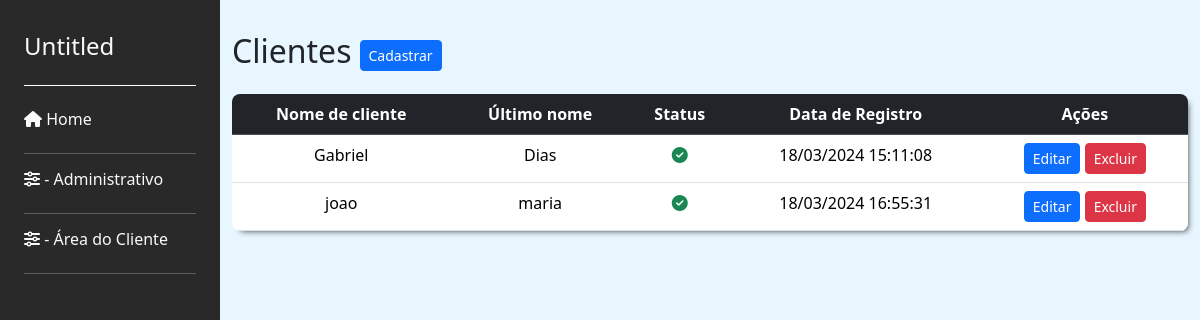
Page /user/listar_clientes/ on the earlier database version.
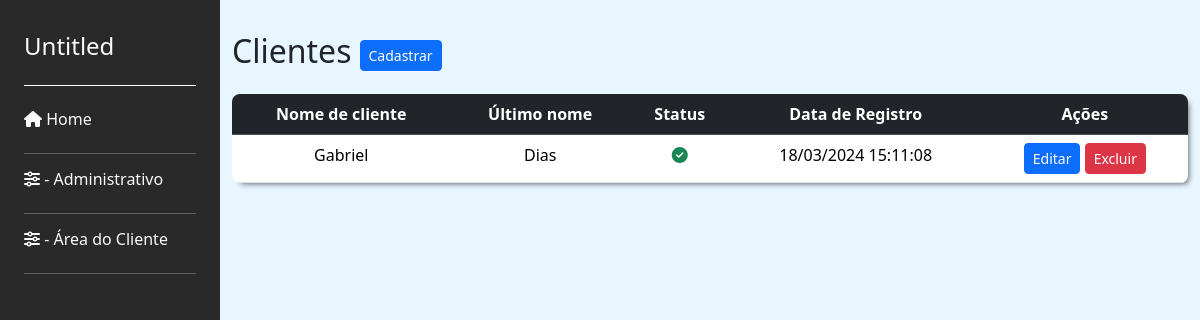
Same page on the later database version.
### user/models.py (models this page shows, shortened)
class Cliente(models.Model):
    user = models.OneToOneField(User, on_delete=models.CASCADE)
    rg = models.CharField(max_length=20, blank=True, null=True)
    cpf = models.CharField(max_length=14, blank=True, null=True)
    telefone = models.CharField(max_length=15, blank=True, null=True)
    data_nascimento = models.DateField(null=False)
    GENERO_CHOICES = (
        ('M', 'Masculino'),
        ('F', 'Feminino'),
        ('O', 'Outro')
    )
    genero = models.CharField(max_length=1, choices=GENERO_CHOICES)
    update_at = models.DateTimeField(auto_now=True)
    created_at = models.DateTimeField(auto_now_add=True)

### user/views.py (the view)
# urls.py: path('listar_clientes/', listar_clientes, name='listar_clientes'),
def listar_clientes(request):
    clientes = Cliente.objects.all()
    return render(request, 'cliente/listar_clientes.html', {'clientes': clientes, **sidebar(request)})  # noqa

### trip/views.py (called while the page is built)
def sidebar(request):
    is_adm = request.user.groups.filter(name='ADM').exists()
    is_cliente = request.user.groups.filter(name='Cliente').exists()
    return {'is_adm': is_adm, 'is_cliente': is_cliente}

### user/templates/cliente/listar_clientes.html (shortened to what this page needs)
{% extends 'base.html' %}
{% block content %}
<div class="main-content" id="mainContent">
  <div class="d-flex align-items-center">
    <h2 class="me-2">Clientes</h2>
    <a href="{% url 'user:cadastrar_cliente' %}">
      <button class="btn btn-sm btn-primary">Cadastrar</button>
    </a>
  </div>
  <div class="table-container mt-3">
    <table class="table  text-center" style="margin-bottom: 0;">
      <thead class="table-dark">
        <tr>
          <th>Nome de cliente</th>
          <th>Último nome</th>
          <th>Status</th>
          <th>Data de Registro</th>
          <th>Ações</th>
        </tr>
      </thead>
      <tbody>
        {% for cliente in clientes %}
          <tr>
            <td>{{ cliente.user.first_name }}</td>
            <td>{{ cliente.user.last_name }}</td>
            <td>
              {% if cliente.user.is_active %}
                <i class="fa-solid fa-circle-check text-success"></i>
              {% else %}
                <i class="fa-solid fa-circle-xmark text-danger"></i>
              {% endif %}
            </td>
            <td>{{ cliente.user.date_joined|date:"d/m/Y H:i:s" }}</td>
            <td>
              <button type="button" class="btn btn-sm btn-primary" data-bs-toggle="modal" data-bs-target="#editModal{{ cliente.id }}">
                Editar
              </button>
              <button type="button" class="btn btn-sm btn-danger" data-bs-toggle="modal" data-bs-target="#deleteModal{{ cliente.id }}">
                Excluir
              </button>
            </td>
          </tr>
        {% endfor %}
      </tbody>
    </table>
  </div>
</div>
{% endblock content %}

### base_templates/base.html (shortened to what this page needs)
<!DOCTYPE html>
<html lang="pt-BR">
<head>
    {% include "partials/head.html" %}
</head>
<body>
    <div class="d-flex page-background">
        <div>
            {% include "partials/sidebar.html" %}
        </div>
        <div class="container ml-2 pt-4">
            {% block content %}{% endblock content %}
        </div>
    </div>
</body>
</html>

### base_templates/partials/head.html (shortened to what this page needs)
{% load static %}
<head>
    <link rel="stylesheet" href="{% static 'css/styles.css' %}">
    <link href="https://cdn.jsdelivr.net/npm/bootstrap@5.3.3/dist/css/bootstrap.min.css" rel="stylesheet">
    <link rel="stylesheet" href="https://cdnjs.cloudflare.com/ajax/libs/bootstrap-datepicker/1.9.0/css/bootstrap-datepicker.min.css">
</head>

### base_templates/partials/sidebar.html (shortened to what this page needs)
<div class="sidebar p-4" id="sidebar">
    <div class="logo-container d-flex pt-2 pb-3 mb-4">
        <h4 class="text-light">
            Untitled
        </h4>
    </div>
    <div>
        <a href="{% url "trip:home" %}" class="mb-4">
            <h6 class="text-light">
                <i class="fa-solid fa-house"></i>
                Home
            </h6>
        </a>
        <hr class="text-light">
        <div class="admin mb-4">
            <h6 class="text-light"><i class="fa-solid fa-sliders"></i> - Administrativo</h6>
        </div>
        <hr class="text-light">
        <div class="cliente mb-4">
            <h6 class="text-light"><i class="fa-solid fa-sliders"></i> - Área do Cliente</h6>
        </div>
        <hr class="text-light">
    </div>
</div>

### base_static/css/styles.css (style rules this page uses)
body { margin: 0; padding: 0; box-sizing: border-box; font-family: 'Arial', sans-serif; }
.page-background { background-color: #e8f6ff; }
.sidebar { height: 100vh; width: 220px; z-index: 1; top: 0; left: 0; background-color: #292929; transition: left 0.3s ease; }
.logo-container { border-bottom: 1px solid white; width: 100%; }
.sidebar a { text-decoration: none; color: white; display: block; transition: 0.3s; }
.table-container { border-radius: 8px; overflow: hidden; box-shadow: 4px 4px 6px -4px rgba(0,0,0,0.75); }
.main-content { transition: margin-left 0.3s ease; }

Differences in the rows shown:
removed Cliente: user.first_name "joao", user.last_name "maria", user.date_joined "18/03/2024 16:55:31"
